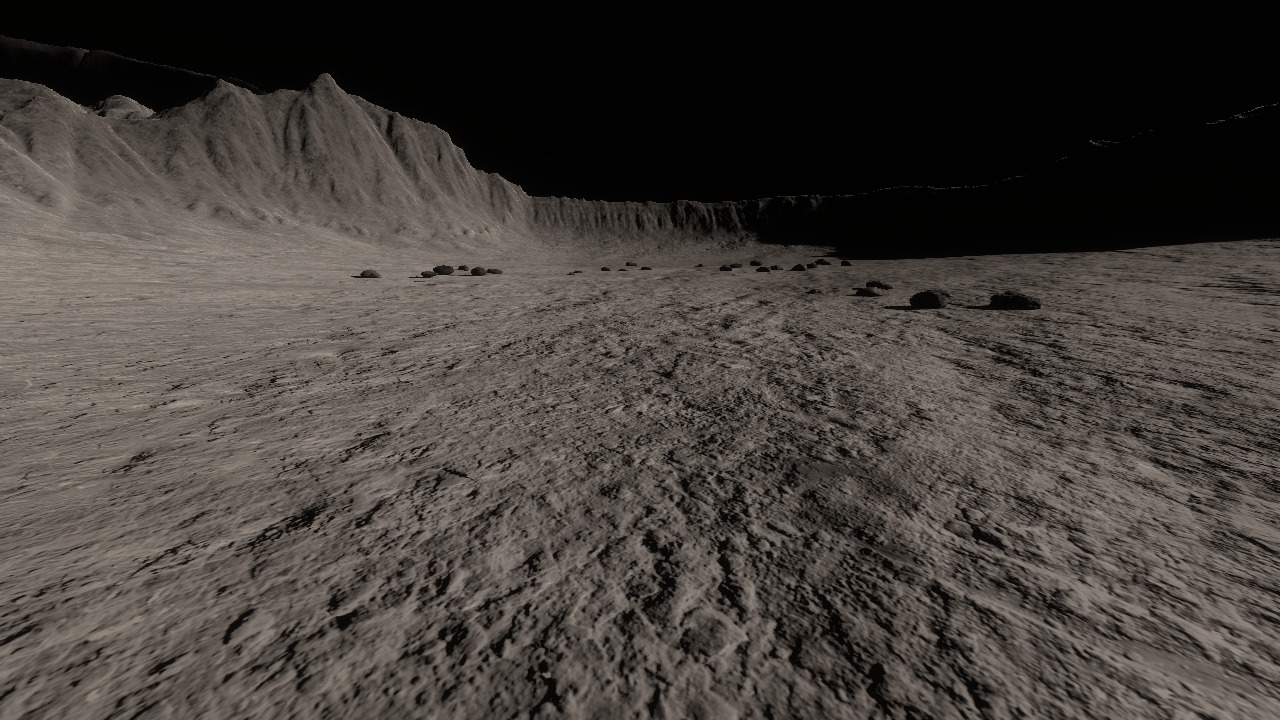
#> input picture lunar_surface.jpg, 1280 x 720 px, found by its file name
$ python enhance_lunar_surface.py   (older library calls are emulated)
#> lines starting #> are read from the running program, lines starting #| are printed output that depends on the picture
#!/usr/bin/env python3
import cv2
import numpy as np
import os

class AdvancedLunarSurfaceEnhancer:
    """Create ultra-realistic lunar surface"""

    def __init__(self):
        self.lunar_path = "/home/darshan/lunar"

    def create_ultra_realistic_heightmap(self):
        """Create ultra-detailed lunar heightmap"""

        print("🌙 Creating ultra-realistic lunar heightmap...")

        # Load your original lunar image
        original_img = cv2.imread(f"{self.lunar_path}/lunar_surface.jpg", cv2.IMREAD_GRAYSCALE)
#> original_img: shape (720, 1280); min 0, max 166, mean 63.7
        if original_img is None:
            print("❌ Original lunar image not found")
            return False

        # Resize to high resolution for detail
        heightmap_size = 1025  # 2^10 + 1 (Gazebo optimal)
        heightmap = cv2.resize(original_img, (heightmap_size, heightmap_size))
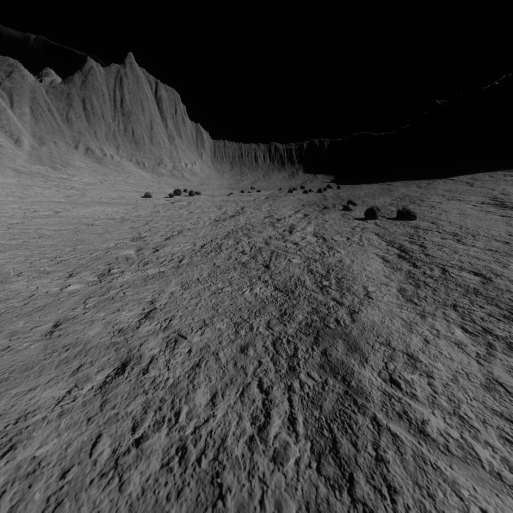
#> heightmap: shape (1025, 1025) (shown at 1/2 size); min 0, max 161, mean 63.6

        # Enhance terrain features
        heightmap = cv2.GaussianBlur(heightmap, (3, 3), 0)

        # Add fine surface detail using noise
        detail = np.random.normal(0, 5, (heightmap_size, heightmap_size))
        heightmap = np.clip(heightmap.astype(np.float32) + detail, 0, 255).astype(np.uint8)

        # Apply lunar surface characteristics
        heightmap = cv2.bilateralFilter(heightmap, 9, 75, 75)

        # Save ultra-resolution heightmap
        output_path = f"{self.lunar_path}/src/lunabot_simulation/media/materials/heightmaps/ultra_lunar_heightmap.png"
        cv2.imwrite(output_path, heightmap)

        print(f"✅ Ultra heightmap saved: {output_path}")
        return output_path

    def create_realistic_lunar_texture(self):
        """Create photorealistic lunar surface texture"""

        print("🎨 Creating photorealistic lunar texture...")

        # Load original image
        original = cv2.imread(f"{self.lunar_path}/lunar_surface.jpg")
#> original is the input picture: shape (720, 1280, 3); mean B, G, R 58.1, 62.6, 68.1
        if original is None:
            print("❌ Original image not found")
            return False

        # Create high-resolution texture
        texture_size = 2048
        texture = cv2.resize(original, (texture_size, texture_size))

        # Enhance lunar characteristics
        # Convert to LAB color space for better control
        lab = cv2.cvtColor(texture, cv2.COLOR_BGR2LAB)
#> lab: shape (2048, 2048, 3); mean of channels 0, 1, 2 68.1, 129.4, 131.4

        # Enhance L channel (luminance) for better contrast
        lab[:,:,0] = cv2.equalizeHist(lab[:,:,0])
#> lab: shape (2048, 2048, 3); mean of channels 0, 1, 2 135.2, 129.4, 131.4

        # Reduce color saturation for lunar appearance
        lab[:,:,1] = lab[:,:,1] * 0.8  # Reduce A channel
#> lab: shape (2048, 2048, 3); mean of channels 0, 1, 2 135.2, 103.3, 131.4
        lab[:,:,2] = lab[:,:,2] * 0.8  # Reduce B channel
#> lab: shape (2048, 2048, 3); mean of channels 0, 1, 2 135.2, 103.3, 104.7

        # Convert back to BGR
        enhanced_texture = cv2.cvtColor(lab, cv2.COLOR_LAB2BGR)
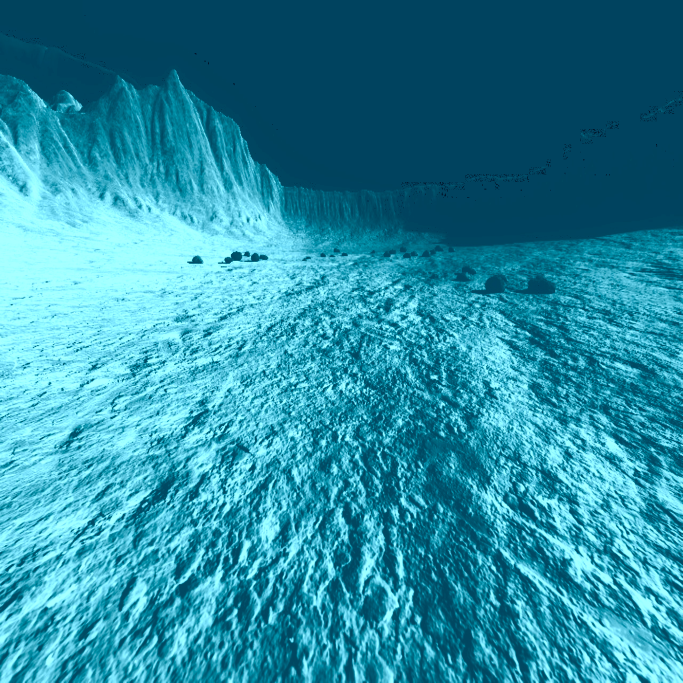
#> enhanced_texture: shape (2048, 2048, 3) (shown at 1/3 size); mean B, G, R 165.1, 142, 42.2

        # Apply lunar surface effects
        # Add slight blue tint for space lighting
        enhanced_texture[:,:,0] = np.clip(enhanced_texture[:,:,0] * 1.1, 0, 255)  # Blue
        enhanced_texture[:,:,1] = np.clip(enhanced_texture[:,:,1] * 0.95, 0, 255) # Green
        enhanced_texture[:,:,2] = np.clip(enhanced_texture[:,:,2] * 0.9, 0, 255)  # Red

        # Save enhanced texture
        texture_path = f"{self.lunar_path}/src/lunabot_simulation/media/materials/textures/ultra_lunar_surface.jpg"
        cv2.imwrite(texture_path, enhanced_texture)

        print(f"✅ Ultra texture saved: {texture_path}")
        return texture_path

    def create_normal_map(self, heightmap_path):
        """Create normal map for surface detail"""

        print("🗺️ Creating surface normal map...")

        # Load heightmap
        heightmap = cv2.imread(heightmap_path, cv2.IMREAD_GRAYSCALE)
        if heightmap is None:
            return None

        # Calculate gradients
        grad_x = cv2.Sobel(heightmap, cv2.CV_32F, 1, 0, ksize=3)
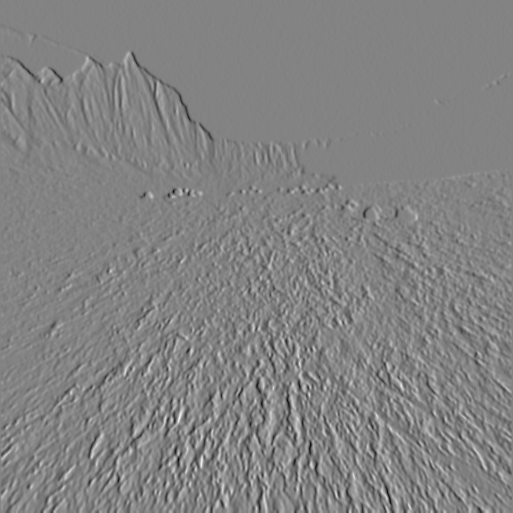
#> grad_x: shape (1025, 1025) float32 (shown at 1/2 size); min -183, max 173, mean -0.3; drawn with min black and max white
        grad_y = cv2.Sobel(heightmap, cv2.CV_32F, 0, 1, ksize=3)
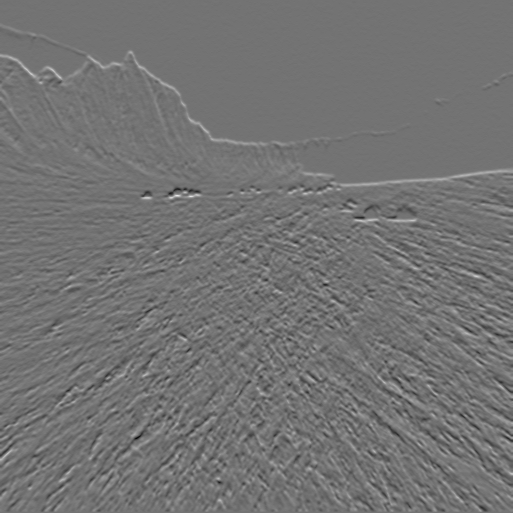
#> grad_y: shape (1025, 1025) float32 (shown at 1/2 size); min -166, max 202, mean 0.6; drawn with min black and max white

        # Create normal vectors
        normal_map = np.zeros((heightmap.shape[0], heightmap.shape[1], 3), dtype=np.uint8)

        # Normalize gradients and convert to normal map
        strength = 2.0  # Normal map strength
        normal_map[:,:,0] = np.clip((grad_x / 255.0 * strength + 1.0) * 127.5, 0, 255)  # R (X)
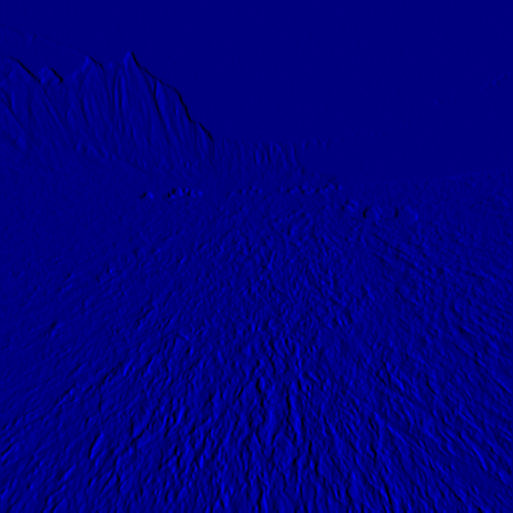
#> normal_map: shape (1025, 1025, 3) (shown at 1/2 size); mean of channels 0, 1, 2 126.7, 0, 0; drawn as B, G, R
        normal_map[:,:,1] = np.clip((grad_y / 255.0 * strength + 1.0) * 127.5, 0, 255)  # G (Y)
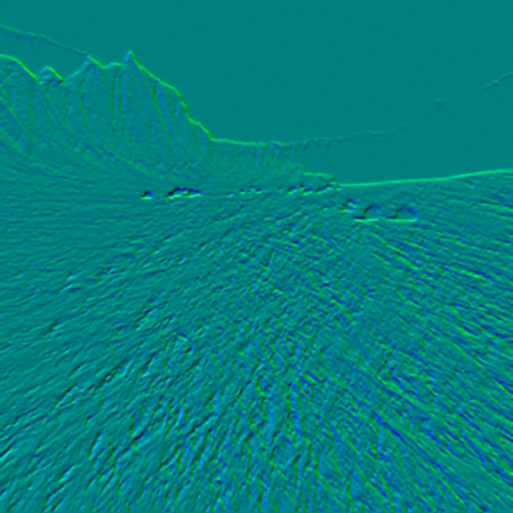
#> normal_map: shape (1025, 1025, 3) (shown at 1/2 size); mean of channels 0, 1, 2 126.7, 127.6, 0; drawn as B, G, R
        normal_map[:,:,2] = 255  # B (Z) - pointing up
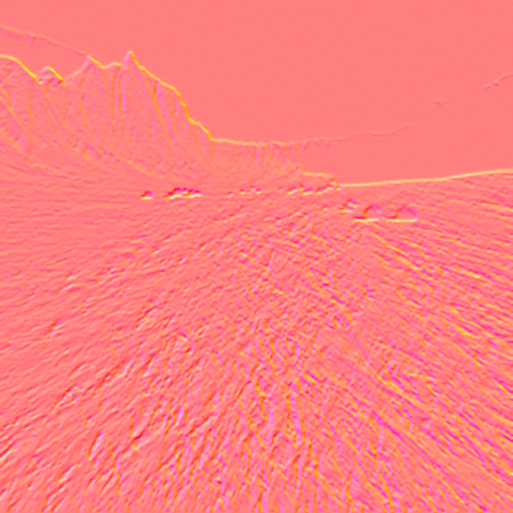
#> normal_map: shape (1025, 1025, 3) (shown at 1/2 size); mean of channels 0, 1, 2 126.7, 127.6, 255; drawn as B, G, R

        # Save normal map
        normal_path = f"{self.lunar_path}/src/lunabot_simulation/media/materials/textures/lunar_normal.jpg"
        cv2.imwrite(normal_path, normal_map)

        print(f"✅ Normal map saved: {normal_path}")
        return normal_path

    def create_enhanced_world(self, heightmap_path, texture_path, normal_path):
        """Create world with enhanced lunar surface"""

        print("🌍 Creating enhanced lunar world...")

        enhanced_world = f'''<?xml version="1.0" ?>
<sdf version="1.7">
  <world name="ultra_realistic_lunar">

    <!-- Ultra-realistic Lunar Physics -->
    <physics name="lunar_physics" default="1" type="ode">
      <gravity>0 0 -1.62</gravity>
      <ode>
        <solver>
          <type>world</type>
          <iters>200</iters>
          <sor>1.4</sor>
        </solver>
        <constraints>
          <cfm>1e-7</cfm>
          <erp>0.2</erp>
          <contact_max_correcting_vel>2000</contact_max_correcting_vel>
          <contact_surface_layer>0.0001</contact_surface_layer>
        </constraints>
      </ode>
      <real_time_update_rate>1000</real_time_update_rate>
      <max_step_size>0.0001</max_step_size>
    </physics>

    <!-- Professional Lunar Lighting -->
    <light name="harsh_sun" type="directional">
      <cast_shadows>1</cast_shadows>
      <pose>400 200 500 0 0 0</pose>
      <diffuse>4.0 4.0 3.8 1</diffuse>
      <specular>3.5 3.5 3.3 1</specular>
      <attenuation>
        <range>3000</range>
        <constant>0.7</constant>
        <linear>0.003</linear>
        <quadratic>0.0003</quadratic>
      </attenuation>
      <direction>-0.6 -0.4 -0.8</direction>
    </light>

    <!-- Earth-shine (subtle blue fill) -->
    <light name="earth_reflection" type="directional">
      <cast_shadows>0</cast_shadows>
      <pose>-300 -150 300 0 0 0</pose>
      <diffuse>0.2 0.3 0.4 1</diffuse>
      <direction>0.4 0.3 -0.5</direction>
    </light>

    <!-- Ambient space light -->
    <light name="star_light" type="directional">
      <cast_shadows>0</cast_shadows>
      <pose>0 0 200 0 0 0</pose>
      <diffuse>0.1 0.1 0.1 1</diffuse>
      <direction>0 0 -1</direction>
    </light>

    <!-- Space Environment -->
    <scene>
      <ambient>0.02 0.02 0.02 1</ambient>
      <background>0.0 0.0 0.0 1</background>
      <shadows>1</shadows>
      <fog>
        <color>0.0 0.0 0.0 1</color>
        <type>none</type>
      </fog>
    </scene>

    <!-- Ultra-Realistic Lunar Surface -->
    <model name="ultra_lunar_surface">
      <static>true</static>
      <pose>0 0 0 0 0 0</pose>
      <link name="surface_link">
        <collision name="collision">
          <geometry>
            <heightmap>
              <uri>{heightmap_path}</uri>
              <size>600 600 30</size>
              <pos>0 0 0</pos>
            </heightmap>
          </geometry>
          <surface>
            <friction>
              <ode>
                <mu>0.7</mu>
                <mu2>0.7</mu2>
                <slip1>0.02</slip1>
                <slip2>0.02</slip2>
                <fdir1>0 0 0</fdir1>
              </ode>
            </friction>
            <contact>
              <ode>
                <soft_cfm>1e-8</soft_cfm>
                <soft_erp>0.2</soft_erp>
                <kp>1e+13</kp>
                <kd>1</kd>
                <max_vel>0.01</max_vel>
                <min_depth>0</min_depth>
              </ode>
            </contact>
            <bounce>
              <restitution_coefficient>0.05</restitution_coefficient>
              <threshold>1e+06</threshold>
            </bounce>
          </surface>
        </collision>

        <visual name="visual">
          <cast_shadows>1</cast_shadows>
          <geometry>
            <heightmap>
              <uri>{heightmap_path}</uri>
              <size>600 600 30</size>
              <pos>0 0 0</pos>
              <texture>
                <diffuse>{texture_path}</diffuse>
                <normal>{normal_path}</normal>
                <size>40</size>
              </texture>
            </heightmap>
          </geometry>
          <material>
            <ambient>0.1 0.1 0.1 1</ambient>
            <diffuse>0.6 0.6 0.6 1</diffuse>
            <specular>0.15 0.15 0.15 1</specular>
            <emissive>0.0 0.0 0.0 1</emissive>
            <pbr>
              <metal>
                <metalness_map>{texture_path}</metalness_map>
                <roughness_map>{normal_path}</roughness_map>
              </metal>
            </pbr>
          </material>
        </visual>
      </link>
    </model>

    <!-- Enhanced Crater Details -->
    <model name="detailed_crater_1">
      <static>true</static>
      <pose>50 30 0 0 0 0</pose>
      <link name="crater_link">
        <collision name="collision">
          <geometry>
            <mesh>
              <uri>model://lunar_crater_detailed</uri>
              <scale>12 12 6</scale>
            </mesh>
          </geometry>
        </collision>
        <visual name="visual">
          <geometry>
            <mesh>
              <uri>model://lunar_crater_detailed</uri>
              <scale>12 12 6</scale>
            </mesh>
          </geometry>
          <material>
            <ambient>0.05 0.05 0.05 1</ambient>
            <diffuse>0.2 0.2 0.2 1</diffuse>
            <specular>0.05 0.05 0.05 1</specular>
          </material>
        </visual>
      </link>
    </model>

    <!-- Realistic Boulder Field -->
    <model name="boulder_field_detailed">
      <static>true</static>
      <pose>-40 -30 3 0.2 0.1 0.8</pose>
      <link name="boulder_link">
        <collision name="collision">
          <geometry>
            <mesh>
              <uri>model://lunar_boulder_cluster</uri>
              <scale>8 6 8</scale>
            </mesh>
          </geometry>
        </collision>
        <visual name="visual">
          <geometry>
            <mesh>
              <uri>model://lunar_boulder_cluster</uri>
              <scale>8 6 8</scale>
            </mesh>
          </geometry>
          <material>
            <ambient>0.15 0.15 0.15 1</ambient>
            <diffuse>0.35 0.35 0.35 1</diffuse>
            <specular>0.1 0.1 0.1 1</specular>
          </material>
        </visual>
      </link>
    </model>

    <!-- ROS Integration -->
    <plugin name="gazebo_ros_state" filename="libgazebo_ros_state.so">
      <ros>
        <namespace>/gazebo</namespace>
      </ros>
      <update_rate>30.0</update_rate>
    </plugin>

    <plugin name="gazebo_ros_factory" filename="libgazebo_ros_factory.so" />

    <!-- Enhanced Camera View -->
    <gui fullscreen='0'>
      <camera name='user_camera'>
        <pose>40 -40 25 0 0.4 0.785</pose>
        <view_controller>orbit</view_controller>
        <projection_type>perspective</projection_type>
        <track_visual>
          <name>custom_rover</name>
          <min_dist>8</min_dist>
          <max_dist>150</max_dist>
        </track_visual>
      </camera>
    </gui>

  </world>
</sdf>'''

        # Save enhanced world
        world_path = f"{self.lunar_path}/src/lunabot_simulation/worlds/ultra_realistic_lunar.world"
        with open(world_path, 'w') as f:
            f.write(enhanced_world)

        print(f"✅ Enhanced world saved: {world_path}")
        return world_path

    def run_enhancement(self):
        """Run complete surface enhancement"""

        print("🚀 LUNAR SURFACE ENHANCEMENT STARTED")
        print("=" * 50)

        # Create ultra-realistic assets
        heightmap_path = self.create_ultra_realistic_heightmap()
        texture_path = self.create_realistic_lunar_texture()
        normal_path = self.create_normal_map(heightmap_path)
        world_path = self.create_enhanced_world(heightmap_path, texture_path, normal_path)

        print("=" * 50)
        print("🎉 LUNAR SURFACE ENHANCEMENT COMPLETE!")
        print("=" * 50)
        print(f"🌙 Enhanced heightmap: {heightmap_path}")
        print(f"🎨 Ultra texture: {texture_path}")
        print(f"🗺️ Normal map: {normal_path}")
        print(f"🌍 Enhanced world: {world_path}")
        print("=" * 50)

def main():
    enhancer = AdvancedLunarSurfaceEnhancer()
    enhancer.run_enhancement()

if __name__ == "__main__":
    main()
